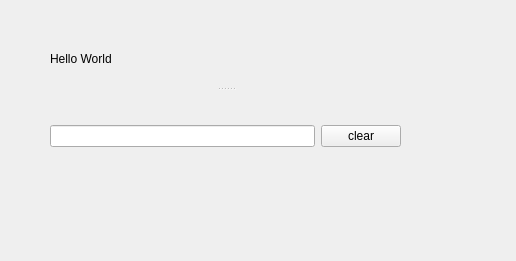
<?xml version="1.0" encoding="UTF-8"?>
<ui version="4.0">
 <class>Form</class>
 <widget class="QWidget" name="Form">
  <property name="geometry">
   <rect>
    <x>0</x>
    <y>0</y>
    <width>516</width>
    <height>261</height>
   </rect>
  </property>
  <property name="windowTitle">
   <string>Form</string>
  </property>
  <widget class="QSplitter" name="splitter">
   <property name="geometry">
    <rect>
     <x>50</x>
     <y>30</y>
     <width>351</width>
     <height>151</height>
    </rect>
   </property>
   <property name="orientation">
    <enum>Qt::Vertical</enum>
   </property>
   <widget class="QLabel" name="label">
    <property name="text">
     <string>Hello World</string>
    </property>
   </widget>
   <widget class="QWidget" name="">
    <layout class="QHBoxLayout" name="horizontalLayout">
     <item>
      <widget class="QLineEdit" name="lineEdit"/>
     </item>
     <item>
      <widget class="QPushButton" name="pushButton">
       <property name="text">
        <string>clear</string>
       </property>
      </widget>
     </item>
    </layout>
   </widget>
  </widget>
 </widget>
 <resources/>
 <connections>
  <connection>
   <sender>pushButton</sender>
   <signal>clicked()</signal>
   <receiver>label</receiver>
   <slot>clear()</slot>
   <hints>
    <hint type="sourcelabel">
     <x>413</x>
     <y>163</y>
    </hint>
    <hint type="destinationlabel">
     <x>200</x>
     <y>55</y>
    </hint>
   </hints>
  </connection>
  <connection>
   <sender>lineEdit</sender>
   <signal>textChanged(QString)</signal>
   <receiver>label</receiver>
   <slot>setText(QString)</slot>
   <hints>
    <hint type="sourcelabel">
     <x>210</x>
     <y>162</y>
    </hint>
    <hint type="destinationlabel">
     <x>203</x>
     <y>66</y>
    </hint>
   </hints>
  </connection>
  <connection>
   <sender>pushButton</sender>
   <signal>clicked()</signal>
   <receiver>lineEdit</receiver>
   <slot>clear()</slot>
   <hints>
    <hint type="sourcelabel">
     <x>412</x>
     <y>169</y>
    </hint>
    <hint type="destinationlabel">
     <x>277</x>
     <y>169</y>
    </hint>
   </hints>
  </connection>
 </connections>
</ui>
